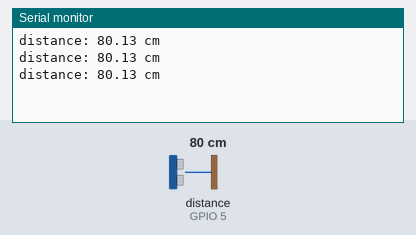
Bench run of a sketch on a simulated ESP32. Shown: the last lines printed to the serial monitor. Wiring (inferred from the names in the program): ultrasonic range finder: trigger GPIO 2; echo GPIO 5. The test bench sets the inputs (shaded band); at power-on: distance to the obstacle (sensor on GPIO 5) 80 cm. The echo pulse lasts 58.3 µs per cm.

Above: at 1.3 s.
1.4 s: distance to the obstacle (sensor on GPIO 5) set to 22 cm
At 1.9 s:
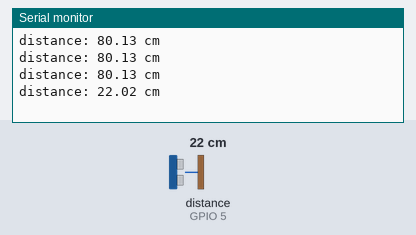
2.9 s: distance to the obstacle (sensor on GPIO 5) set to 19 cm
At 3.4 s:
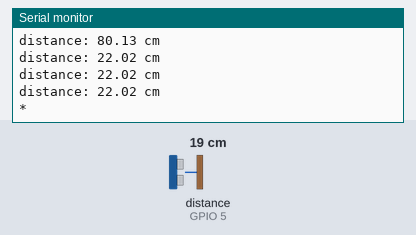

Measured:
- the behaviour switches between 21 and 20 cm on distance to the obstacle (sensor on GPIO 5) (found by bisection; images 1 and 2)
- after the input at 1.4 s, the serial monitor: prints a new line after 0.12 s (image 1)
- after the input at 2.9 s, the serial monitor: prints a new line after 0.12 s (image 2)

The sketch:

esp32+aj-sr04m.ino
```cpp
// A simple test sketch to verify the function of the ultrasonic sensors.

const int TRIG_PIN = 2;
const int ECHO_PIN = 5;

long duration;
float distance;

void setup() {
  Serial.begin(115200);
  pinMode(TRIG_PIN, OUTPUT);
  pinMode(ECHO_PIN, INPUT);
}

void loop() {
  noInterrupts();

  digitalWrite(TRIG_PIN, LOW);
  delayMicroseconds(3);

  digitalWrite(TRIG_PIN, HIGH);
  delayMicroseconds(20);
  digitalWrite(TRIG_PIN, LOW);

  duration = pulseIn(ECHO_PIN, HIGH);

  // distance calculation: (duration in µs) / 2 * (speed of sound in cm/µs)
  distance= (duration/2) * 0.03436;

  interrupts();

  if (distance < 800 and distance >= 21) {
    Serial.printf("distance: %.2f cm\n", distance);
  } else {
    Serial.printf("*");
  }

  delay(500);
}
```
